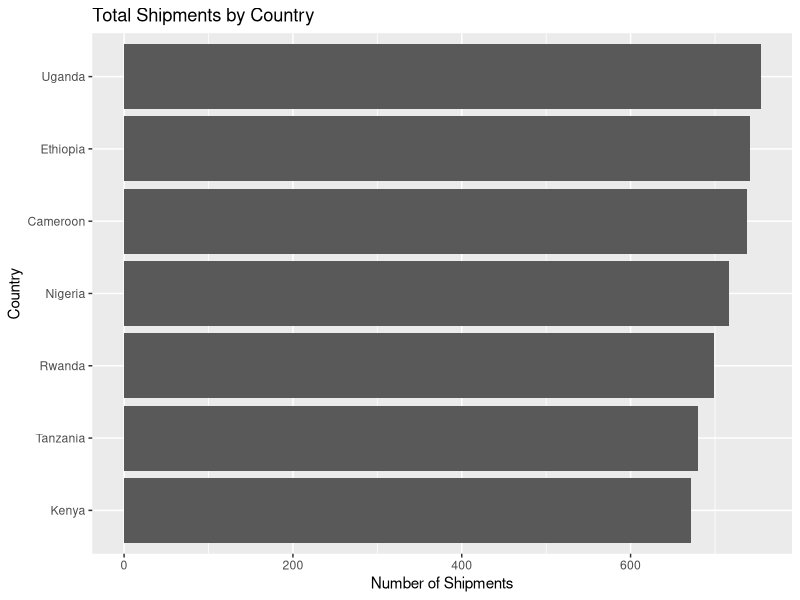
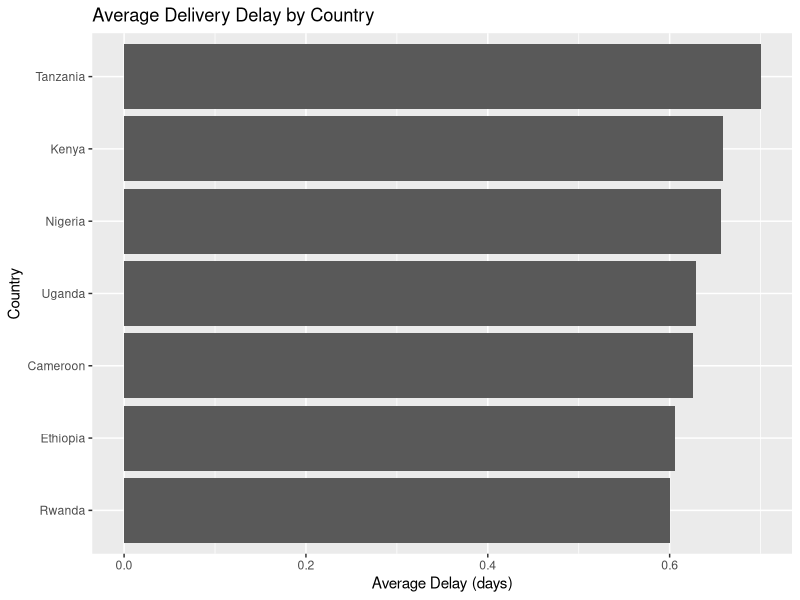
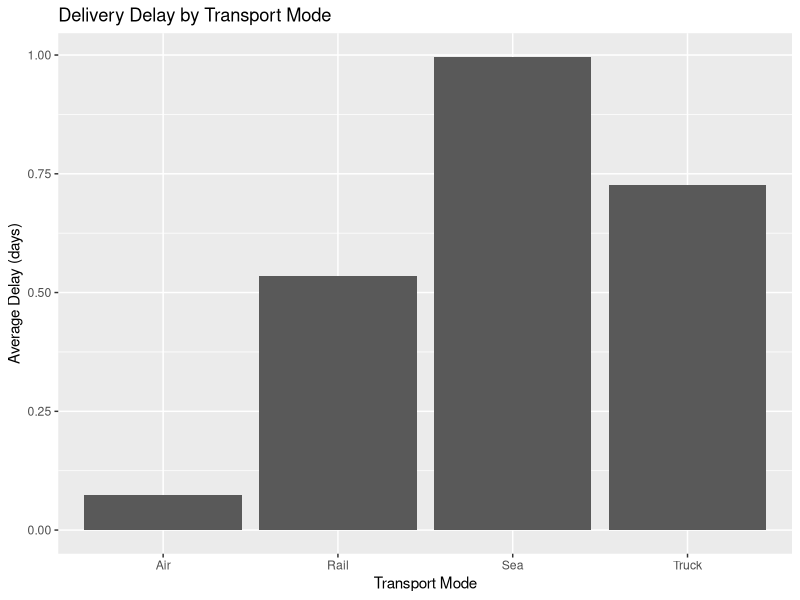
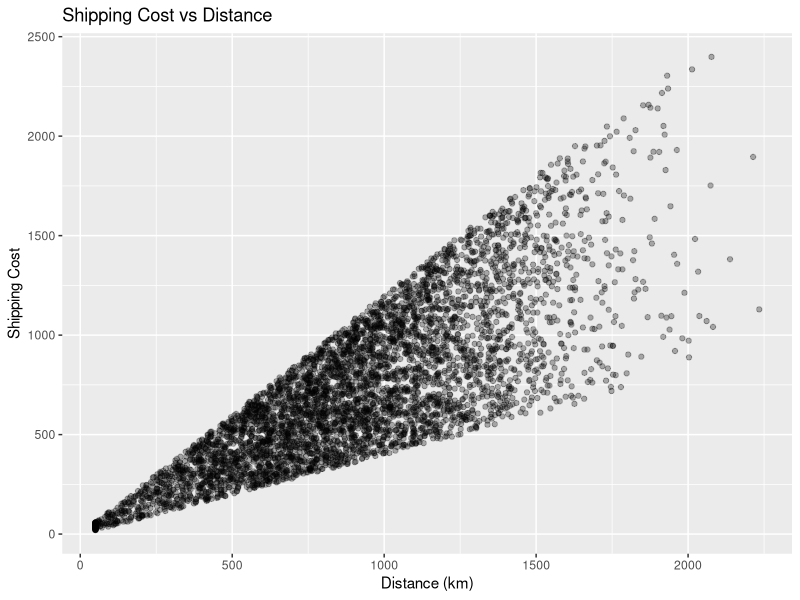
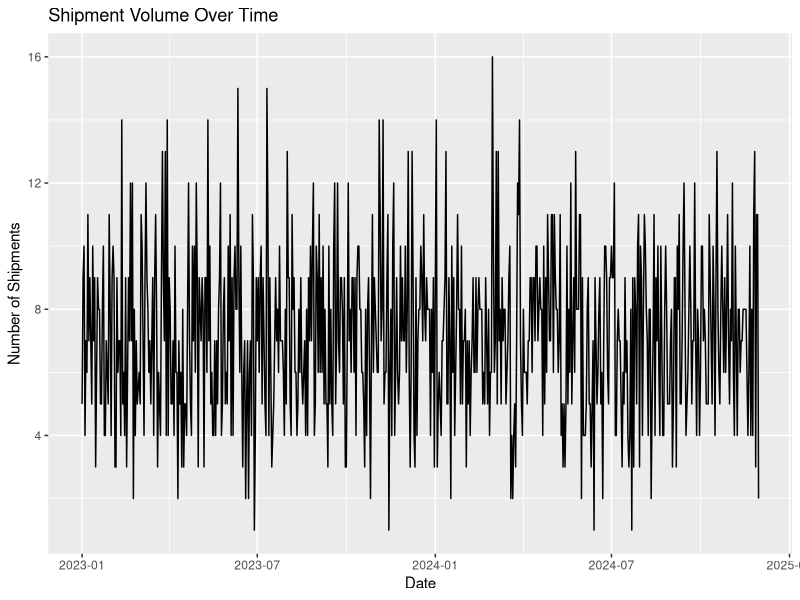

Here is the R script that generated these plots, in order:
## ---- chunk 1
library(tidyverse)
library(lubridate)
library(ggplot2)
## ---- chunk 2
data <- read.csv("../data/logistics_dataset.csv")
head(data)
## ---- chunk 3
data$Delay_days <- data$Delivery_Time_days - data$Expected_Delivery_days
data$Cost_per_km <- data$Shipping_Cost / data$Distance_km
## ---- chunk 4
data %>%
  count(Country) %>%
  ggplot(aes(x=reorder(Country,n), y=n)) +
  geom_bar(stat="identity") +
  coord_flip() +
  labs(title="Total Shipments by Country",
       x="Country",
       y="Number of Shipments")
## ---- chunk 5
data %>%
  group_by(Country) %>%
  summarise(avg_delay = mean(Delay_days)) %>%
  ggplot(aes(x=reorder(Country,avg_delay), y=avg_delay)) +
  geom_bar(stat="identity") +
  coord_flip() +
  labs(title="Average Delivery Delay by Country",
       x="Country",
       y="Average Delay (days)")
## ---- chunk 6
data %>%
  group_by(Transport_Mode) %>%
  summarise(avg_delay = mean(Delay_days)) %>%
  ggplot(aes(x=Transport_Mode, y=avg_delay)) +
  geom_bar(stat="identity") +
  labs(title="Delivery Delay by Transport Mode",
       x="Transport Mode",
       y="Average Delay (days)")
## ---- chunk 7
ggplot(data, aes(x=Distance_km, y=Shipping_Cost)) +
  geom_point(alpha=0.3) +
  labs(title="Shipping Cost vs Distance",
       x="Distance (km)",
       y="Shipping Cost")
## ---- chunk 8
data$Order_Date <- as.Date(data$Order_Date)

shipments_ts <- data %>%
  count(Order_Date)

ggplot(shipments_ts, aes(x=Order_Date, y=n)) +
  geom_line() +
  labs(title="Shipment Volume Over Time",
       x="Date",
       y="Number of Shipments")
